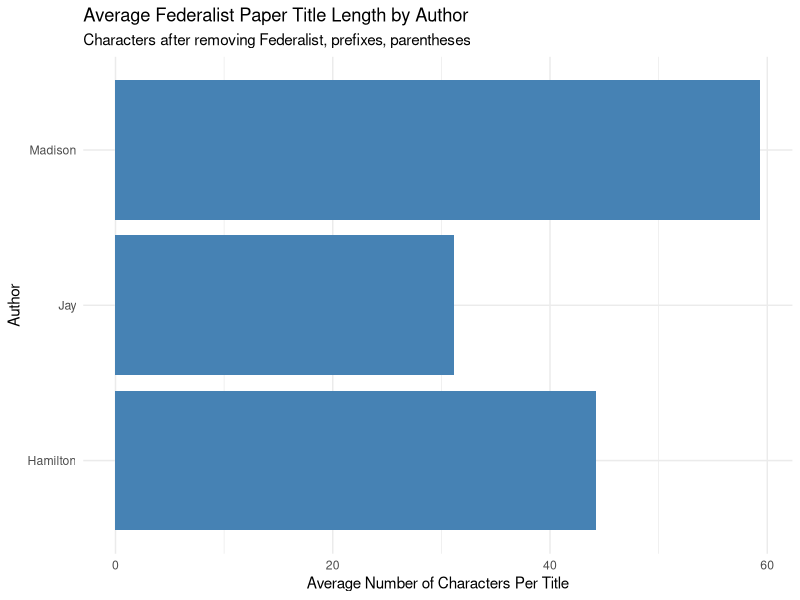
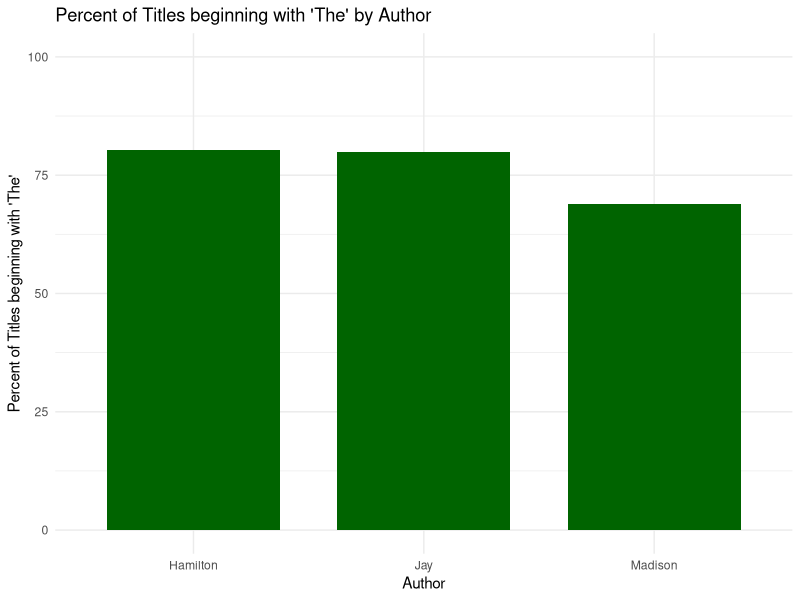

Here is the R script that generated these plots, in order:
## ---- chunk 1
library(tidyverse)
library(stringr)
library(readr)

titles <- read_csv("title_author.csv")

head(titles)
## ---- chunk 2
titles_clean <- titles |>
  mutate(
    clean_title = str_replace_all(title, "^FEDERALIST No\\. [IVXLC]+\\.\\s*", ""),
    clean_title = str_replace_all(clean_title, "\\([^)]*\\)", ""),
    clean_title = str_replace_all(clean_title, "[[:punct:]]", ""),
    title_length = str_length(clean_title)
  )

by_author <- titles_clean |>
  group_by(author) |>
  summarise(
    n_papers = n(),
    mean_chars = mean(title_length, na.rm = TRUE)
  ) |>
  arrange(desc(mean_chars))

by_author

## ---- chunk 3
titles_clean_copy <- titles_clean
titles_starting_with_the <- titles_clean |>
  select(
    clean_title, author
  ) |>
  mutate(
    begins_with_the = ifelse(str_detect(clean_title, "^The(?=\\b)"), 1, 0)
  ) |>
  group_by(author
  ) |>
  summarize(avg_use_the = mean(begins_with_the) * 100)

titles_starting_with_the
## ---- chunk 4
#| fig-alt: "A horizontal bar chart showing average title length by author. Madison has the longest titles (around 60 characters), followed by Hamilton (around 45), and Jay is the shortest (around 30)."

ggplot(by_author, aes(x = author, y = mean_chars)) + 
  geom_col(fill = "steelblue") +
  coord_flip() +
  labs(
    x = "Author",
    y = "Average Number of Characters Per Title",
    title = "Average Federalist Paper Title Length by Author",
    subtitle = "Characters after removing Federalist, prefixes, parentheses"
  ) +
  theme_minimal()
## ---- chunk 5
#| fig-alt: "A bar chart displaying the percentage of titles starting with the word 'The'. Hamilton and Jay have the highest percentages (both near 80%), while Madison is slightly lower (around 70%)."

ggplot(titles_starting_with_the, aes(x = author, y = avg_use_the)) +
  geom_col(fill = "darkgreen", width = 0.75) +
  coord_cartesian(ylim = c(0, 100)) +
  labs(
    x = "Author",
    y = "Percent of Titles beginning with 'The'",
    title = "Percent of Titles beginning with 'The' by Author"
  ) +
  theme_minimal()
